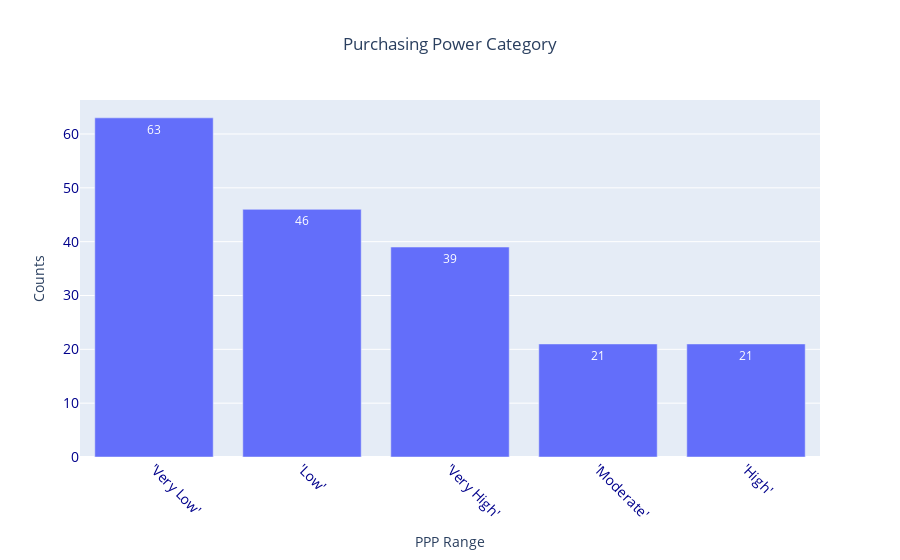

Notebook source saved alongside this figure:
### Code cell
fig = px.bar(x = ppc.index, y = ppc.values, title="Purchasing Power Category", text_auto= '.2s') #.2s means 2 string
fig.update_layout(title=dict(x= 0.5, xanchor='center'))
fig.update_xaxes(
    title= "PPP Range", # change axis title
    tickangle=45, # rotate lables
    tickfont=dict(size=14, color= 'darkblue'), # style ticks
    showgrid=False, # hide grid line
    zeroline=False  # hide the zero line
)
fig.update_yaxes(title="Counts",tickfont=dict(size=14,color='darkblue')) # style ticks
fig.show()

### Figure 1 — Plotly figure (JSON) as saved in the notebook; plotly's stock layout.template omitted (floating-point values rounded to 4 significant figures)
{"data": [{"hovertemplate": "x=%{x}<br>y=%{y}<extra></extra>", "legendgroup": "", "marker": {"color": "#636efa", "pattern": {"shape": ""}}, "name": "", "orientation": "v", "showlegend": false, "textposition": "auto", "texttemplate": "%{y:.2s}", "type": "bar", "x": ["'Very Low'", "'Low'", "'Very High'", "'Moderate'", "'High'"], "xaxis": "x", "y": [63, 46, 39, 21, 21], "yaxis": "y"}], "layout": {"barmode": "relative", "legend": {"tracegroupgap": 0}, "title": {"text": "Purchasing Power Category", "x": 0.5, "xanchor": "center"}, "xaxis": {"anchor": "y", "domain": [0, 1], "showgrid": false, "tickangle": 45, "tickfont": {"color": "darkblue", "size": 14}, "title": {"text": "PPP Range"}, "zeroline": false}, "yaxis": {"anchor": "x", "domain": [0, 1], "tickfont": {"color": "darkblue", "size": 14}, "title": {"text": "Counts"}}}}
